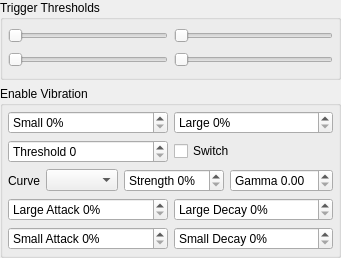
              <widget class="QWidget" name="pad_page">
               <layout class="QVBoxLayout" name="pad_page_layout">
                <property name="leftMargin">
                 <number>0</number>
                </property>
                <property name="topMargin">
                 <number>0</number>
                </property>
                <property name="rightMargin">
                 <number>0</number>
                </property>
                <property name="bottomMargin">
                 <number>0</number>
                </property>
                <item>
                 <widget class="QGroupBox" name="gb_triggers">
                  <property name="minimumSize">
                   <size>
                    <width>0</width>
                    <height>80</height>
                   </size>
                  </property>
                  <property name="title">
                   <string>Trigger Thresholds</string>
                  </property>
                  <layout class="QHBoxLayout" name="gb_triggers_layout">
                   <property name="leftMargin">
                    <number>5</number>
                   </property>
                   <property name="topMargin">
                    <number>5</number>
                   </property>
                   <property name="rightMargin">
                    <number>5</number>
                   </property>
                   <property name="bottomMargin">
                    <number>5</number>
                   </property>
                   <item>
                    <layout class="QVBoxLayout" name="gb_trigger_left">
                     <item>
                      <widget class="QSlider" name="slider_trigger_left">
                       <property name="orientation">
                        <enum>Qt::Orientation::Horizontal</enum>
                       </property>
                      </widget>
                     </item>
                     <item>
                      <widget class="QSlider" name="preview_trigger_left">
                       <property name="orientation">
                        <enum>Qt::Orientation::Horizontal</enum>
                       </property>
                      </widget>
                     </item>
                    </layout>
                   </item>
                   <item>
                    <layout class="QVBoxLayout" name="gb_trigger_right">
                     <item>
                      <widget class="QSlider" name="slider_trigger_right">
                       <property name="orientation">
                        <enum>Qt::Orientation::Horizontal</enum>
                       </property>
                      </widget>
                     </item>
                     <item>
                      <widget class="QSlider" name="preview_trigger_right">
                       <property name="orientation">
                        <enum>Qt::Orientation::Horizontal</enum>
                       </property>
                      </widget>
                     </item>
                    </layout>
                   </item>
                  </layout>
                 </widget>
                </item>
                <item>
                 <widget class="QGroupBox" name="gb_vibration">
                  <property name="title">
                   <string>Enable Vibration</string>
                  </property>
                  <layout class="QVBoxLayout" name="v_layout_vibration">
                   <property name="leftMargin">
                    <number>5</number>
                   </property>
                   <property name="topMargin">
                    <number>5</number>
                   </property>
                   <property name="rightMargin">
                    <number>5</number>
                   </property>
                   <property name="bottomMargin">
                    <number>5</number>
                   </property>
                   <item>
                    <layout class="QHBoxLayout" name="h_layout_vibration_0">
                     <item>
                      <widget class="QSpinBox" name="sb_vibration_small">
                       <property name="suffix">
                        <string>%</string>
                       </property>
                       <property name="prefix">
                        <string>Small </string>
                       </property>
                      </widget>
                     </item>
                     <item>
                      <widget class="QSpinBox" name="sb_vibration_large">
                       <property name="suffix">
                        <string>%</string>
                       </property>
                       <property name="prefix">
                        <string>Large </string>
                       </property>
                      </widget>
                     </item>
                    </layout>
                   </item>
                   <item>
                    <layout class="QHBoxLayout" name="h_layout_vibration_1">
                     <item>
                      <widget class="QSpinBox" name="sb_vibration_threshold">
                       <property name="prefix">
                        <string>Threshold </string>
                       </property>
                       <property name="maximum">
                        <number>255</number>
                       </property>
                      </widget>
                     </item>
                     <item>
                      <widget class="QCheckBox" name="chb_vibration_switch">
                       <property name="text">
                        <string>Switch</string>
                       </property>
                      </widget>
                     </item>
                    </layout>
                   </item>
                   <item>
                    <layout class="QHBoxLayout" name="h_layout_vibration_2">
                     <item>
                      <widget class="QLabel" name="l_vibration_curve_type">
                       <property name="text">
                        <string>Curve</string>
                       </property>
                      </widget>
                     </item>
                     <item>
                      <widget class="QComboBox" name="cb_vibration_curve_type"/>
                     </item>
                     <item>
                      <widget class="QSpinBox" name="sb_vibration_curve_strength">
                       <property name="prefix">
                        <string>Strength </string>
                       </property>
                       <property name="suffix">
                        <string>%</string>
                       </property>
                      </widget>
                     </item>
                     <item>
                      <widget class="QDoubleSpinBox" name="dsb_vibration_curve_gamma">
                       <property name="prefix">
                        <string>Gamma </string>
                       </property>
                       <property name="singleStep">
                        <double>0.100000000000000</double>
                       </property>
                      </widget>
                     </item>
                    </layout>
                   </item>
                   <item>
                    <layout class="QHBoxLayout" name="h_layout_vibration_3">
                     <item>
                      <widget class="QSpinBox" name="sb_vibration_large_attack">
                       <property name="prefix">
                        <string>Large Attack </string>
                       </property>
                       <property name="suffix">
                        <string>%</string>
                       </property>
                      </widget>
                     </item>
                     <item>
                      <widget class="QSpinBox" name="sb_vibration_large_decay">
                       <property name="prefix">
                        <string>Large Decay </string>
                       </property>
                       <property name="suffix">
                        <string>%</string>
                       </property>
                      </widget>
                     </item>
                    </layout>
                   </item>
                   <item>
                    <layout class="QHBoxLayout" name="h_layout_vibration_4">
                     <item>
                      <widget class="QSpinBox" name="sb_vibration_small_attack">
                       <property name="prefix">
                        <string>Small Attack </string>
                       </property>
                       <property name="suffix">
                        <string>%</string>
                       </property>
                      </widget>
                     </item>
                     <item>
                      <widget class="QSpinBox" name="sb_vibration_small_decay">
                       <property name="prefix">
                        <string>Small Decay </string>
                       </property>
                       <property name="suffix">
                        <string>%</string>
                       </property>
                      </widget>
                     </item>
                    </layout>
                   </item>
                  </layout>
                 </widget>
                </item>
                <item>
                 <spacer name="pad_page_spacer">
                  <property name="orientation">
                   <enum>Qt::Orientation::Vertical</enum>
                  </property>
                  <property name="sizeHint" stdset="0">
                   <size>
                    <width>0</width>
                    <height>0</height>
                   </size>
                  </property>
                 </spacer>
                </item>
               </layout>
              </widget>
